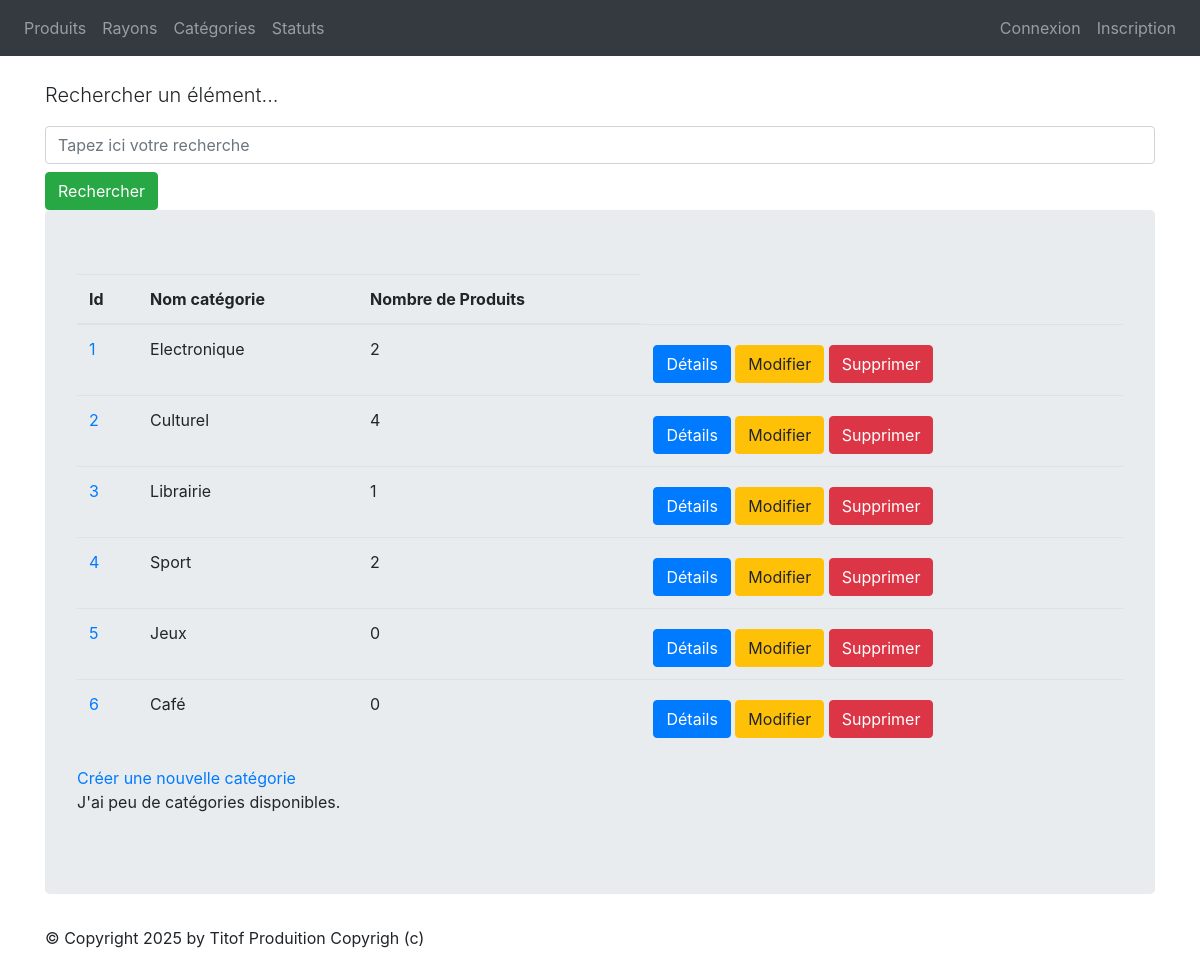
Before: /monApp/categories/ with the older database file.
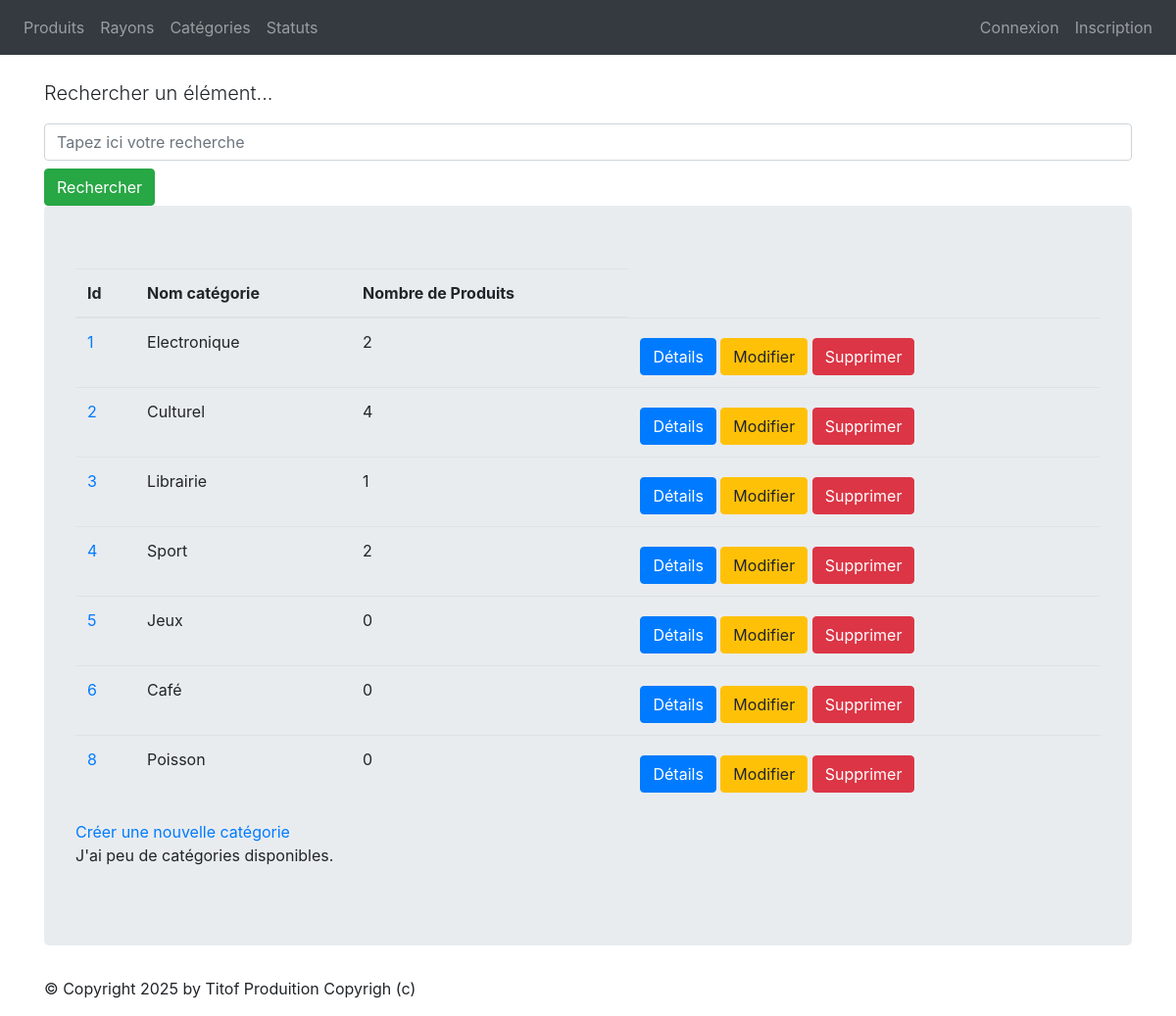
After: the same page with the newer database file.
### monApp/models.py (models this page shows, shortened)
class Categorie(models.Model):
    idCat = models.AutoField(primary_key=True)
    nomCat = models.CharField(max_length=100)

### monApp/views.py (the view)
# urls.py: path("categories/", views.CategorieListView.as_view(), name="list_categories"),
class CategorieListView(ListView):
    model = Categorie
    template_name = "list_categories.html"
    context_object_name = "ctgrs"
    def get_queryset(self):
        query = self.request.GET.get('search')
        if query:
            return Categorie.objects.filter(nomCat__icontains=query).annotate(nb_produits=Count('produits_categorie'))
        return Categorie.objects.annotate(nb_produits=Count('produits_categorie'))
    def get_context_data(self, **kwargs):
        context = super(CategorieListView, self).get_context_data(**kwargs)
        context['titremenu'] = "Liste de mes catégories"
        return context

### monApp/templates/list_categories.html
{% extends 'recherche.html' %}
{% block content %}
<table class="table">
    <thead>
        <th>Id</th>
        <th>Nom catégorie</th>
        <th>Nombre de Produits</th>
    </thead>
    <tbody>
    {% for ctgr in ctgrs %}
    <tr>
        <td><a href="{% url 'dtl_categorie' ctgr.idCat %}">{{ ctgr.idCat }}</a></td>
        <td>{{ ctgr.nomCat }} </td>
        <td>{{ ctgr.nb_produits }} </td>
        <td>
        <a href="{% url 'dtl_categorie' ctgr.idCat %}" class="btn btn-primary mt-2">Détails</a>
        <a href="{% url 'cat_chng' ctgr.idCat %}" class="btn btn-warning mt-2">Modifier</a>
        <a href="{% url 'cat_del' ctgr.idCat %}" class="btn btn-danger mt-2">Supprimer</a>
        </td>
    </tr>
    {% endfor %}
    </tbody>
</table>
<a href="{% url 'crt_cat' %}">Créer une nouvelle catégorie</a>
<p>
J'ai
{% if cats|length < 5 %}
    peu de
{% elif cats|length < 10 %}
    quelques
{% else %}
    beaucoup de
{% endif %}
catégories disponibles.
</p>
{% endblock %}

Changed rows visible on the page:
added Categorie: idCat "8", nomCat "Poisson", nb_produits "0"
